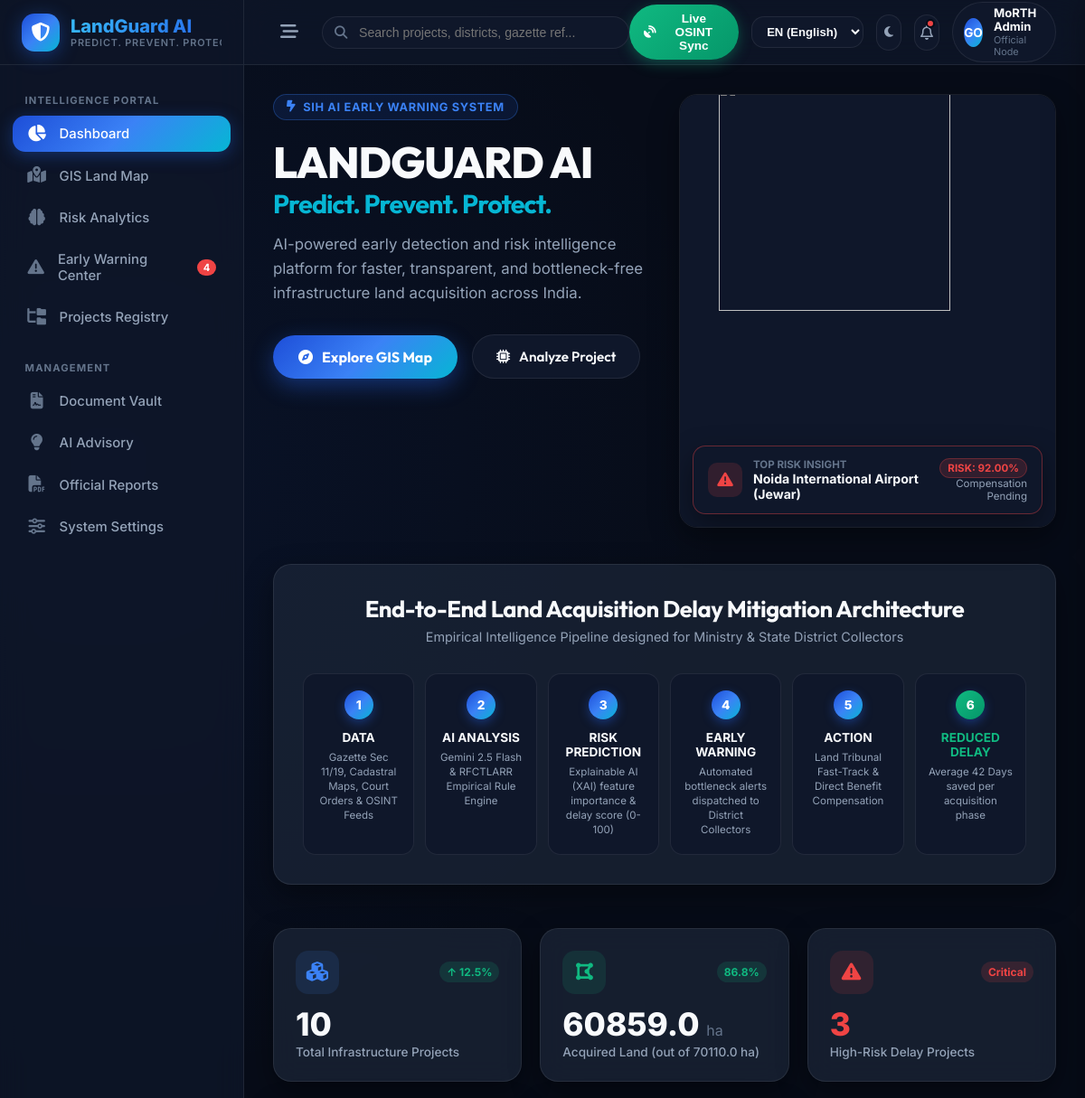
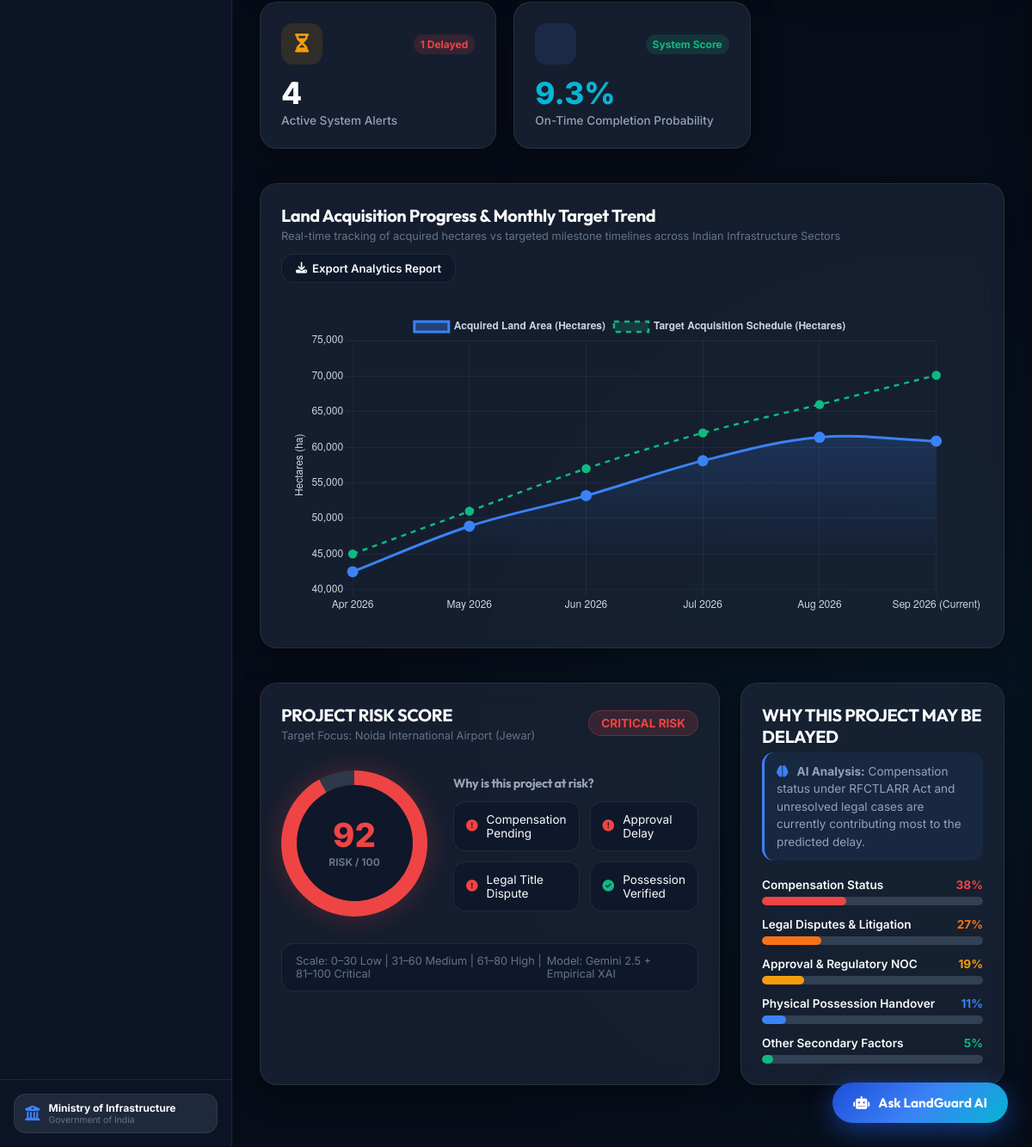
The app's page /, older data (2 pictures, top to bottom).
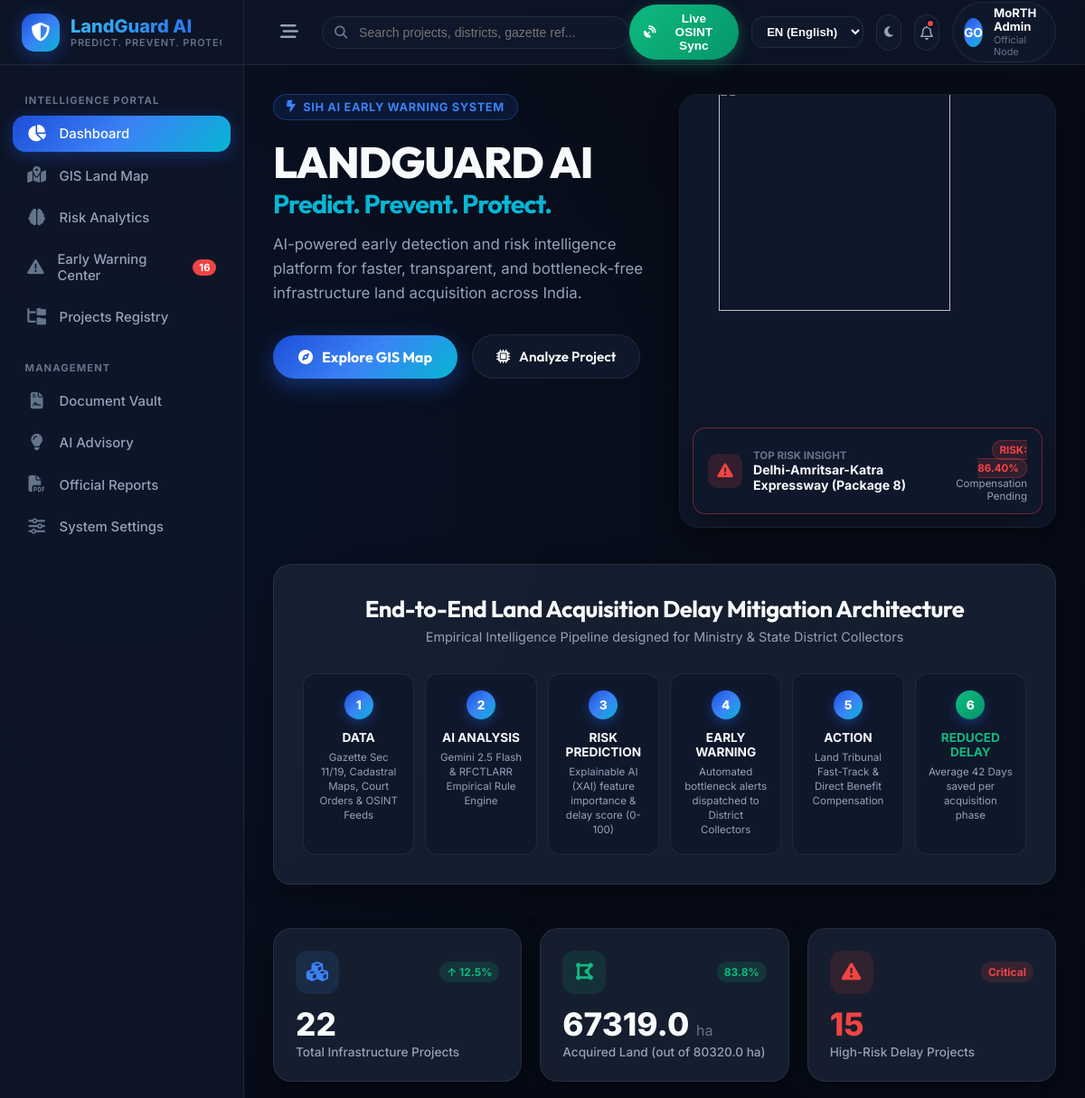
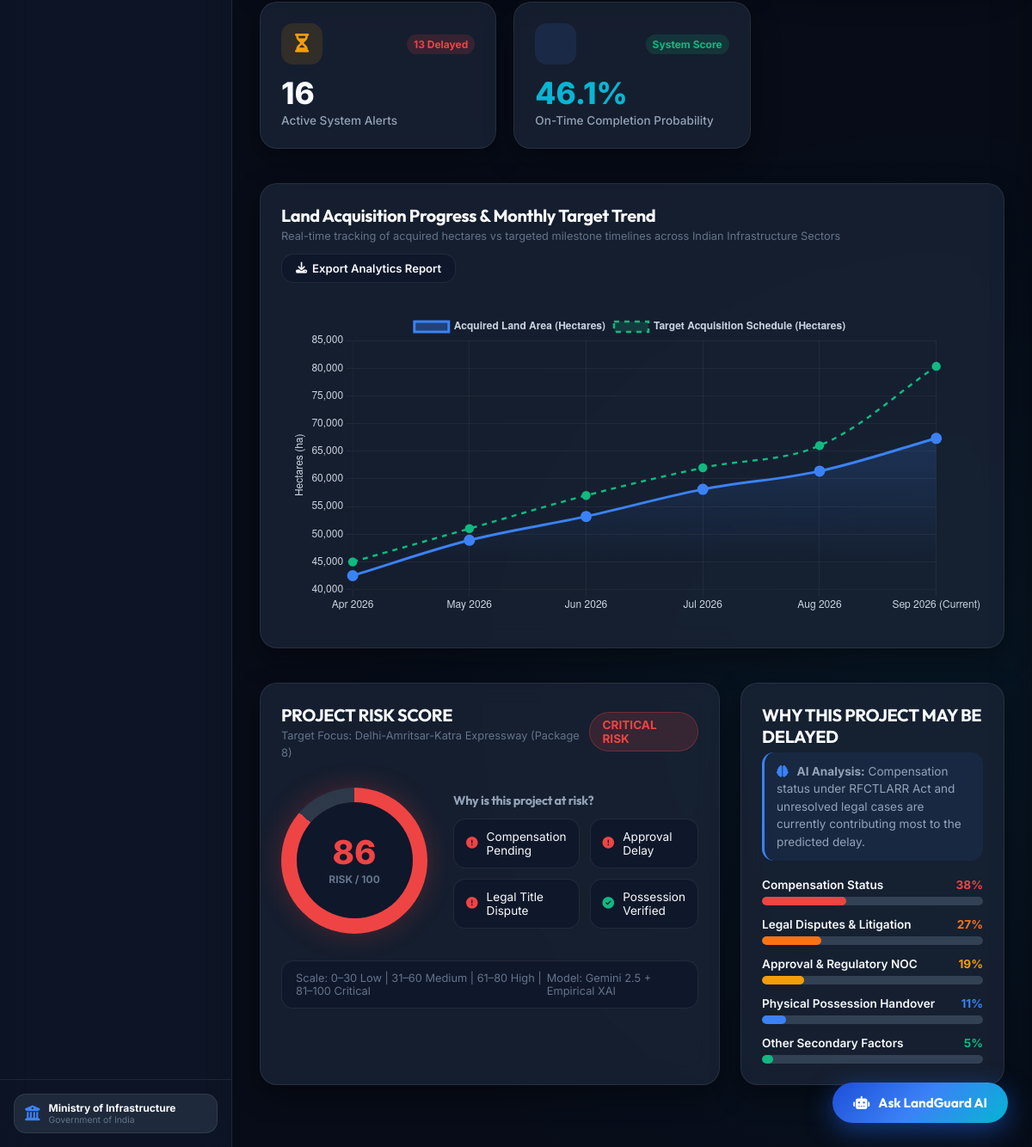
The same page, newer data (2 pictures, top to bottom).
### dashboard/models.py (models this page shows, shortened)
class Project(models.Model):
    PROJECT_STATUS_CHOICES = (
        ('Planning', 'Planning'),
        ('Active', 'Active'),
        ('Delayed', 'Delayed'),
        ('Completed', 'Completed'),
    )
    project_id = models.CharField(max_length=100, unique=True)
    project_name = models.CharField(max_length=255)
    project_type = models.CharField(max_length=100)
    state = models.CharField(max_length=100)
    district = models.CharField(max_length=100)
    latitude = models.DecimalField(max_digits=9, decimal_places=6, null=True, blank=True)
    longitude = models.DecimalField(max_digits=9, decimal_places=6, null=True, blank=True)
    total_land_area = models.DecimalField(max_digits=12, decimal_places=2, help_text="In Hectares")
    acquired_land_area = models.DecimalField(max_digits=12, decimal_places=2, default=0.0)
    pending_land_area = models.DecimalField(max_digits=12, decimal_places=2, default=0.0)
    compensation_status = models.CharField(max_length=50, default='Pending')
    legal_dispute_status = models.CharField(max_length=50, default='No Disputes')
    approval_status = models.CharField(max_length=50, default='Pending')
    possession_status = models.CharField(max_length=50, default='Pending')
    rehabilitation_status = models.CharField(max_length=50, default='Not Required')
    project_status = models.CharField(max_length=50, choices=PROJECT_STATUS_CHOICES, default='Planning')
    expected_completion_date = models.DateField(null=True, blank=True)
    created_at = models.DateTimeField(auto_now_add=True)
    updated_at = models.DateTimeField(auto_now=True)

### prediction/models.py (models this page shows, shortened)
class Prediction(models.Model):
    RISK_LEVELS = (
        ('LOW', 'Low Risk'),
        ('MEDIUM', 'Medium Risk'),
        ('HIGH', 'High Risk'),
        ('CRITICAL', 'Critical Risk'),
    )
    project = models.OneToOneField(Project, on_delete=models.CASCADE, related_name='prediction')
    delay_probability = models.DecimalField(max_digits=5, decimal_places=2, help_text="Probability in percentage")
    risk_level = models.CharField(max_length=20, choices=RISK_LEVELS)
    prediction_date = models.DateTimeField(auto_now_add=True)
    model_name = models.CharField(max_length=100, default='RandomForest_v1')
    model_version = models.CharField(max_length=50, default='1.0')

### dashboard/views.py (the view)
# urls.py: path('', views.index, name='index'),
def index(request):
    total_projects = Project.objects.count()
    active_projects = Project.objects.filter(project_status='Active').count()
    delayed_projects = Project.objects.filter(project_status='Delayed').count()
    total_area_qs = Project.objects.aggregate(total=Sum('total_land_area'))
    total_area = float(total_area_qs['total'] or 0)
    acquired_area_qs = Project.objects.aggregate(total=Sum('acquired_land_area'))
    acquired_area = float(acquired_area_qs['total'] or 0)
    pending_area = max(0.0, total_area - acquired_area)
    acquisition_progress = round((acquired_area / total_area * 100), 1) if total_area > 0 else 0.0
    active_alerts = Alert.objects.filter(status='Open')
    active_alerts_count = active_alerts.count()
    recent_alerts = active_alerts.order_by('-created_at')[:5]
    high_risk_count = Prediction.objects.filter(risk_level__in=['HIGH', 'CRITICAL']).count()
    avg_delay_qs = Prediction.objects.aggregate(avg=Avg('delay_probability'))
    avg_delay_score = round(float(avg_delay_qs['avg'] or 45.0), 1)
    on_time_probability = round(100.0 - avg_delay_score, 1)
    top_risk_pred = Prediction.objects.select_related('project').order_by('-delay_probability').first()
    if top_risk_pred:
        featured_project = top_risk_pred.project
        featured_pred = top_risk_pred
    else:
        featured_project = Project.objects.first()
        featured_pred = None
    projects_qs = Project.objects.select_related('prediction').all()
    projects_map_data = []
    for p in projects_qs:
        pred = getattr(p, 'prediction', None)
        projects_map_data.append({
            'id': p.project_id,
            'name': p.project_name,
            'type': p.project_type,
            'state': p.state,
            'district': p.district,
            'lat': float(p.latitude) if p.latitude else 20.5937,
            'lng': float(p.longitude) if p.longitude else 78.9629,
            'total_area': float(p.total_land_area),
            'acquired_area': float(p.acquired_land_area),
            'progress_pct': round((float(p.acquired_land_area) / float(p.total_land_area) * 100), 1) if p.total_land_area else 0.0,
            'status': p.project_status,
            'delay_prob': float(pred.delay_probability) if pred else 50.0,
            'risk_level': pred.risk_level if pred else 'MEDIUM'
        })
    context = {
        'total_projects': total_projects,
        'active_projects': active_projects,
        'delayed_projects': delayed_projects,
        'high_risk_count': high_risk_count,
        'total_area': round(total_area, 1),
        'acquired_area': round(acquired_area, 1),
        'pending_area': round(pending_area, 1),
        'acquisition_progress': acquisition_progress,
        'active_alerts_count': active_alerts_count,
        'recent_alerts': recent_alerts,
        'avg_delay_score': avg_delay_score,
        'on_time_probability': on_time_probability,
        'featured_project': featured_project,
        'featured_pred': featured_pred,
        'projects_map_json': json.dumps(projects_map_data),
    }
    return render(request, 'dashboard/index.html', context)

### templates/dashboard/index.html (shortened to what the changed rows need)
{% extends 'base.html' %}
{% block content %}
<section class="hero-container">
    <div>
        <h1 class="hero-title">
            LANDGUARD AI
            <span class="hero-tagline-text">Predict. Prevent. Protect.</span>
        </h1>
    </div>
    <div class="hero-viz-wrapper">
        <div class="floating-ai-insight">
            <div style="display: flex; align-items: center; gap: 12px;">
                <div>
                    <div style="font-size: 0.72rem; color: var(--text-muted); font-weight: 700; text-transform: uppercase;">Top Risk Insight</div>
                    <div style="font-size: 0.88rem; font-weight: 700; color: var(--text-primary);">{{ featured_project.project_name|default:"Navi Mumbai Airport" }}</div>
                </div>
            </div>
            <div style="text-align: right;">
                <span class="insight-pill">Risk: {{ featured_pred.delay_probability|default:"78.0" }}%</span>
                <div style="font-size: 0.72rem; color: var(--text-secondary); margin-top: 2px;">Compensation Pending</div>
            </div>
        </div>
    </div>
</section>
<section class="sih-flow-section">
    <div class="sih-flow-header">
        <h2 style="font-size: 1.6rem; color: var(--text-primary); margin-bottom: 6px;">End-to-End Land Acquisition Delay Mitigation Architecture</h2>
    </div>
</section>
<section class="kpi-grid">
    <div class="lg-card kpi-card">
        <div class="kpi-header">
            <div class="kpi-icon icon-blue"><i class="fa-solid fa-cubes"></i></div>
            <span class="kpi-trend trend-up">↑ 12.5%</span>
        </div>
        <div class="kpi-value">{{ total_projects }}</div>
        <div class="kpi-label">Total Infrastructure Projects</div>
    </div>
    <div class="lg-card kpi-card">
        <div class="kpi-header">
            <div class="kpi-icon icon-green"><i class="fa-solid fa-draw-polygon"></i></div>
            <span class="kpi-trend trend-up">{{ acquisition_progress }}%</span>
        </div>
        <div class="kpi-value">{{ acquired_area }} <span style="font-size: 1rem; font-weight: normal; color: var(--text-muted);">ha</span></div>
        <div class="kpi-label">Acquired Land (out of {{ total_area }} ha)</div>
    </div>
    <div class="lg-card kpi-card">
        <div class="kpi-header">
            <div class="kpi-icon icon-red"><i class="fa-solid fa-triangle-exclamation"></i></div>
            <span class="kpi-trend trend-down">Critical</span>
        </div>
        <div class="kpi-value" style="color: #ef4444;">{{ high_risk_count }}</div>
        <div class="kpi-label">High-Risk Delay Projects</div>
    </div>
    <div class="lg-card kpi-card">
        <div class="kpi-header">
            <div class="kpi-icon icon-orange"><i class="fa-solid fa-hourglass-half"></i></div>
            <span class="kpi-trend trend-down">{{ delayed_projects }} Delayed</span>
        </div>
        <div class="kpi-value">{{ active_alerts_count }}</div>
        <div class="kpi-label">Active System Alerts</div>
    </div>
    <div class="lg-card kpi-card">
        <div class="kpi-header">
            <div class="kpi-icon icon-blue"></div>
            <span class="kpi-trend trend-up">System Score</span>
        </div>
        <div class="kpi-value" style="color: var(--brand-cyan);">{{ on_time_probability }}%</div>
        <div class="kpi-label">On-Time Completion Probability</div>
    </div>
</section>
<section class="lg-card" style="margin-bottom: 2.5rem;">
    <div style="position: relative; height: 380px; min-height: 360px; width: 100%; padding: 5px 0;">
        <canvas id="dashboardTrendChart"></canvas>
    </div>
</section>
<section class="command-grid">
    <div class="lg-card">
        <div style="display: flex; justify-content: space-between; align-items: center; margin-bottom: 1rem;">
            <div>
                <h3 style="font-size: 1.25rem; color: var(--text-primary);">PROJECT RISK SCORE</h3>
                <span style="font-size: 0.8rem; color: var(--text-muted);">Target Focus: {{ featured_project.project_name|default:"Navi Mumbai Airport" }}</span>
            </div>
        </div>
        <div class="radial-score-container">
            <div class="radial-gauge">
                <div class="radial-gauge-inner">
                    <span class="score-number">{{ featured_pred.delay_probability|default:"72"|stringformat:".0f" }}</span>
                    <span class="score-label">Risk / 100</span>
                </div>
            </div>
        </div>
    </div>
</section>
{% endblock %}

Row changes from the older to the newer data that the page shows:
removed Project: project_name "Noida International Airport (Jewar)"
removed Prediction: delay_probability "92.00", delay_probability "92"
added Project: project_name "Delhi-Amritsar-Katra Expressway (Package 8)"
added Prediction: delay_probability "86.40", delay_probability "86"
Text that changed along with them:
{{ active_alerts_count }}: "4" → "16"
{{ total_projects }}: "10" → "22"
{{ acquisition_progress }}: "86.8" → "83.8"
{{ acquired_area }}: "60859.0" → "67319.0"
{{ total_area }}: "70110.0" → "80320.0"
{{ high_risk_count }}: "3" → "15"
{{ delayed_projects }}: "1" → "13"
{{ on_time_probability }}: "9.3" → "46.1"
chart data {{ acquired_area }}: 60859.0 → 67319.0
chart data {{ total_area }}: 70110.0 → 80320.0
